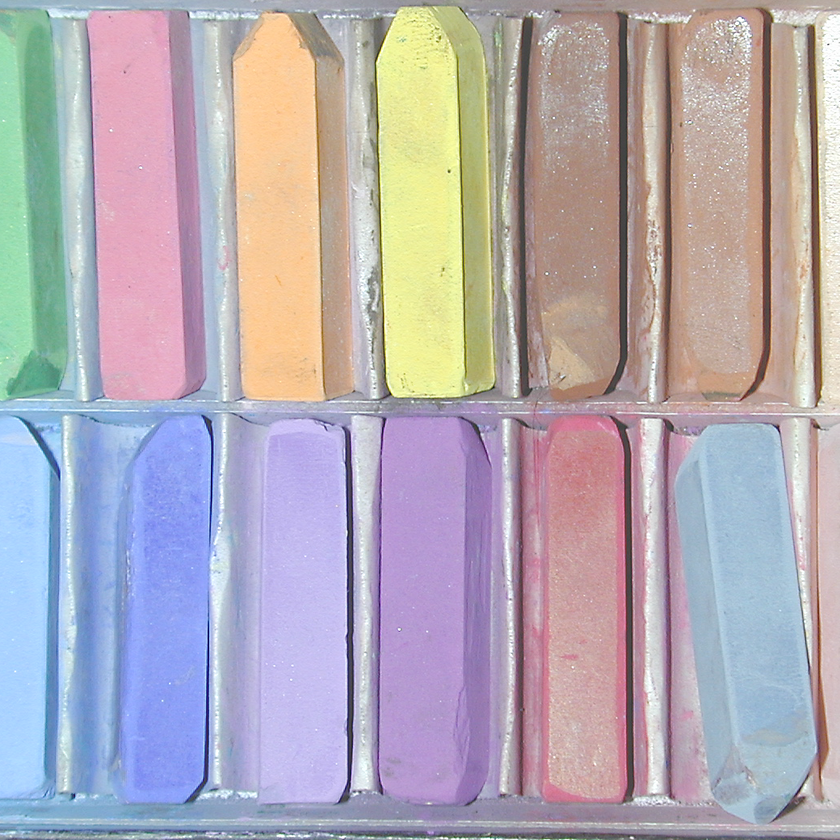
#> input picture color_image_processing/colors.tif, 840 x 840 px, shrunk from 1040 x 1040 before the run
$ python power_law_transformation.py
#> lines starting #> are read from the running program, lines starting #| are printed output that depends on the picture; after the words box and inside, x2 and y2 are one past the last pixel; in counts of white or black regions, pixels touching at a corner belong together
#> further down, f is the input picture: shape (840, 840, 3); mean R, G, B 178.9, 171.2, 180
import imageio
import numpy as np
import matplotlib.pyplot as plt

def power_law_transform(image, gamma):
#> called with gamma = 1.6
    return (np.power(image / 255.0, gamma) * 255).astype(np.uint8)

def rgb_to_hsi(rgb):
    rgb = rgb / 255.0
    r, g, b = rgb[..., 0], rgb[..., 1], rgb[..., 2]
    numi = ((r - g) + (r - b)) / 2
    denom = np.sqrt((r - g)**2 + (r - b) * (g - b))
    H = np.arccos(np.clip(numi / (denom + 1e-6), -1, 1)) * 180 / np.pi
    H[b > g] = 360 - H[b > g]
    H /= 360.0
    S = 1 - (3 * np.minimum(r, np.minimum(g, b)) / (r + g + b + 1e-6))
    I = (r + g + b) / 3
    return np.stack((H, S, I), axis=-1)


def hsi_to_rgb(hsi):
    h, s, i = hsi[..., 0] * 360, hsi[..., 1], hsi[..., 2]
    r, g, b = np.zeros_like(h), np.zeros_like(h), np.zeros_like(h)

    # Sector 1: 0 <= H < 120
    sector1 = np.logical_and(0 <= h, h < 120)
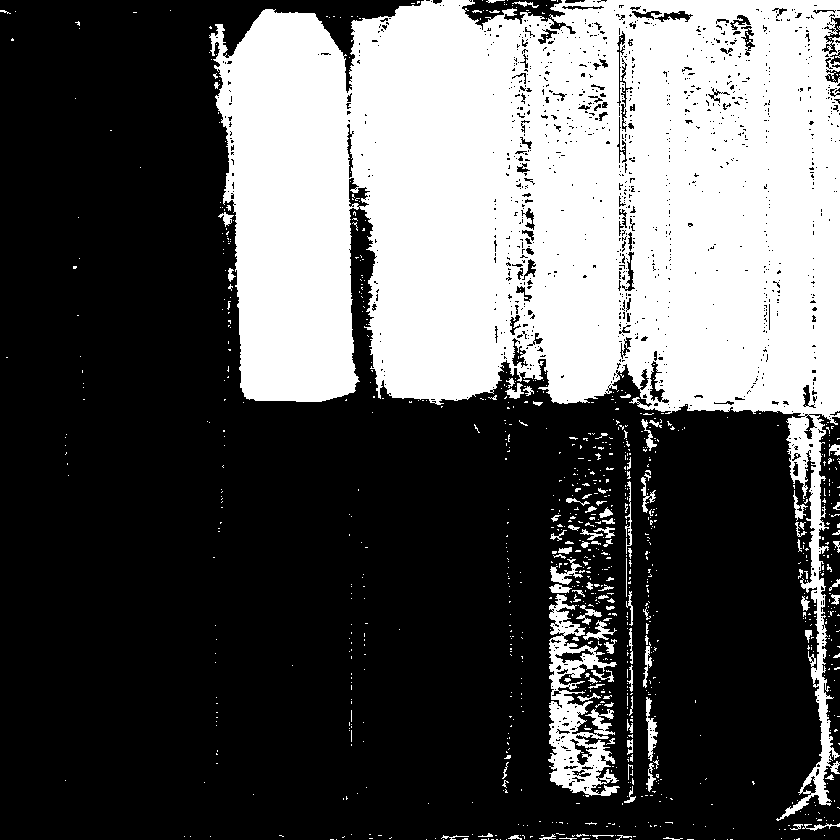
#> sector1: shape (840, 840) bool; 34.8% white; 970 white regions (868 under 20 px), largest, box (x1, y1, x2, y2) and area: (209, 0, 840, 821) 230522, (548, 594, 620, 797) 6148, (646, 697, 658, 761) 350
    b[sector1] = i[sector1] * (1 - s[sector1])
    r[sector1] = i[sector1] * (1 + s[sector1] * np.cos(h[sector1] * np.pi / 180) / np.cos((60 - h[sector1]) * np.pi / 180))
    g[sector1] = 3 * i[sector1] - (r[sector1] + b[sector1])

    # Sector 2: 120 <= H < 240
    sector2 = np.logical_and(120 <= h, h < 240)
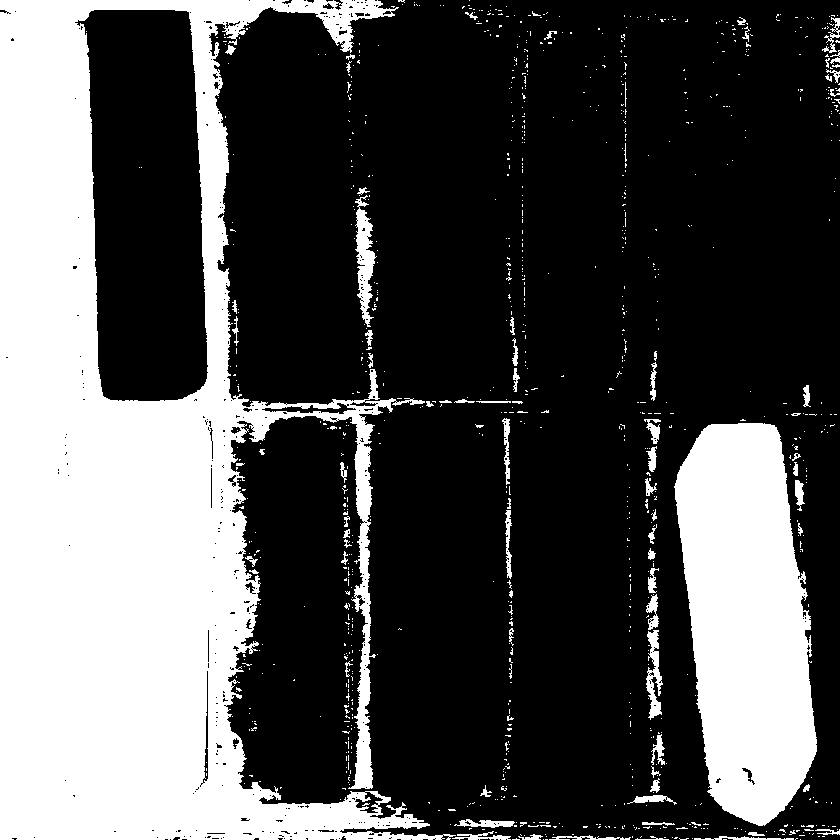
#> sector2: shape (840, 840) bool; 31.7% white; 1000 white regions (918 under 20 px), largest, box (x1, y1, x2, y2) and area: (0, 0, 456, 840) 170453, (674, 423, 817, 826) 41963, (355, 195, 377, 327) 1399
    h_shifted = h[sector2] - 120
    r[sector2] = i[sector2] * (1 - s[sector2])
    g[sector2] = i[sector2] * (1 + s[sector2] * np.cos(h_shifted * np.pi / 180) / np.cos((60 - h_shifted) * np.pi / 180))
    b[sector2] = 3 * i[sector2] - (r[sector2] + g[sector2])

    # Sector 3: 240 <= H < 360
    sector3 = np.logical_and(240 <= h, h < 360)
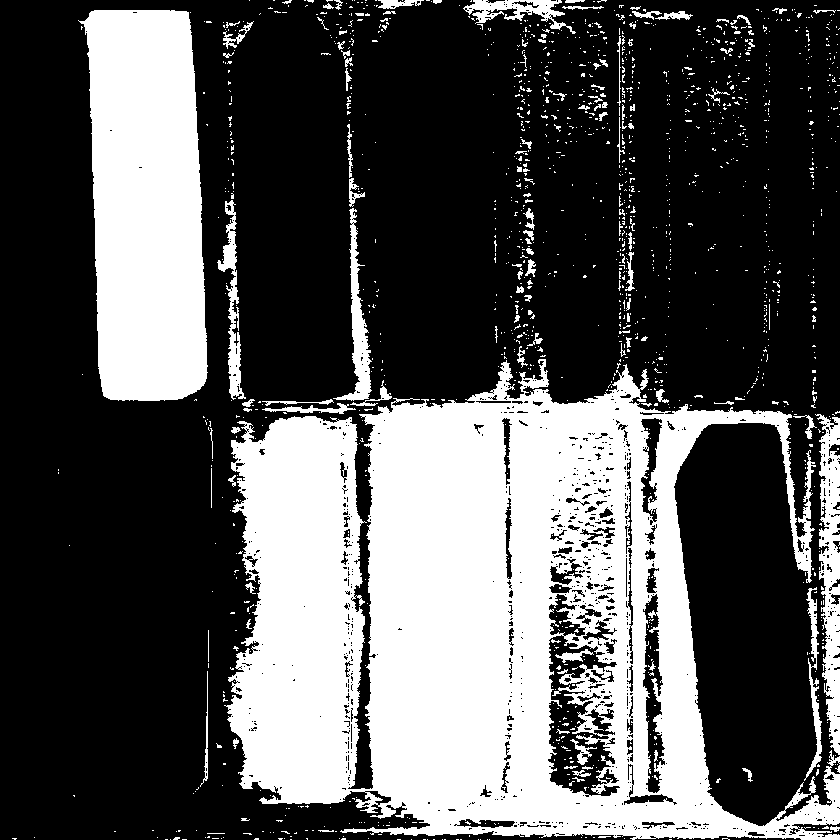
#> sector3: shape (840, 840) bool; 33.6% white; 1511 white regions (1389 under 20 px), largest, box (x1, y1, x2, y2) and area: (224, 359, 840, 840) 173393, (78, 10, 208, 401) 41357, (815, 414, 840, 755) 4760
    h_shifted = h[sector3] - 240
    g[sector3] = i[sector3] * (1 - s[sector3])
    b[sector3] = i[sector3] * (1 + s[sector3] * np.cos(h_shifted * np.pi / 180) / np.cos((60 - h_shifted) * np.pi / 180))
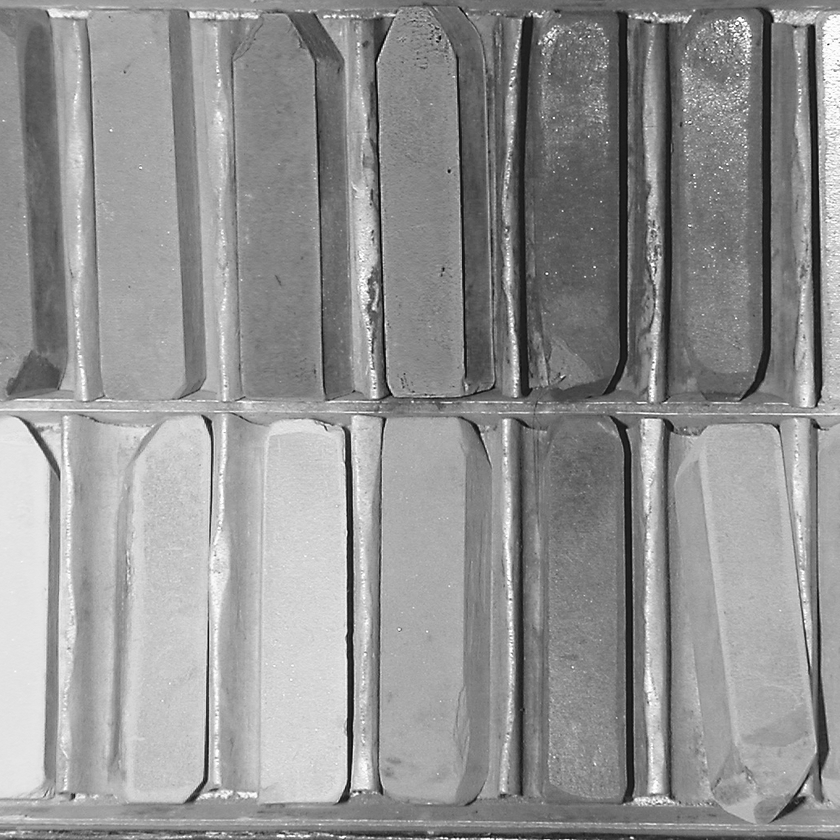
#> b: shape (840, 840) float64; min 0, max 1, mean 0.574
    r[sector3] = 3 * i[sector3] - (g[sector3] + b[sector3])
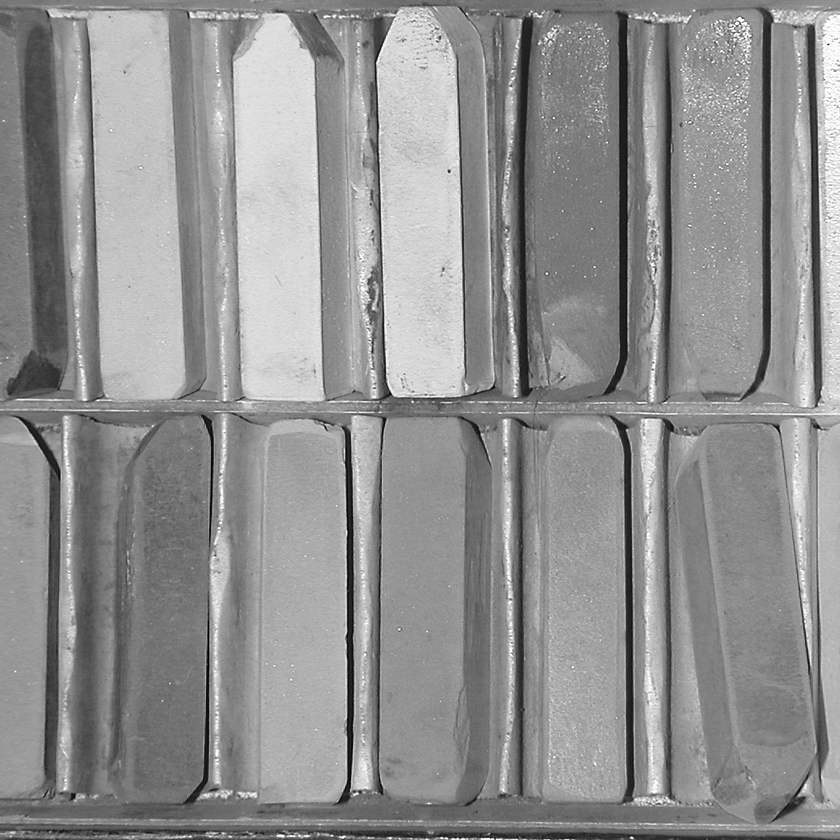
#> r: shape (840, 840) float64; min 0, max 1, mean 0.569

    return np.stack((r, g, b), axis=-1)
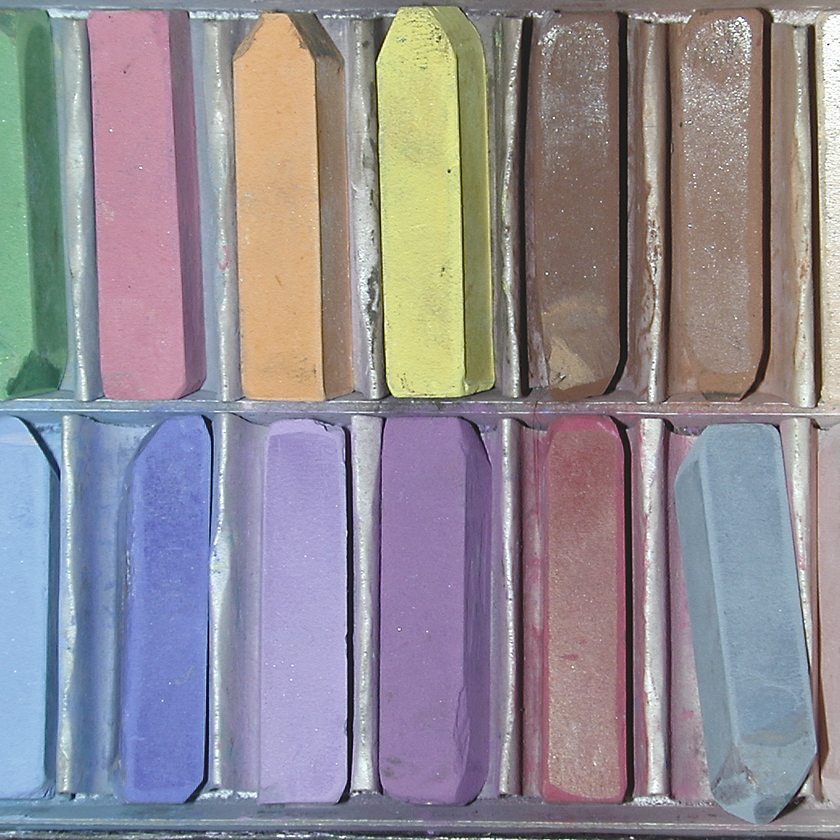
#> returned value: shape (840, 840, 3) float64; mean of channels 0, 1, 2 0.569, 0.546, 0.574; drawn as R, G, B

# Read the image
f = imageio.imread('colors.tif')
rgb_image = np.copy(f)

# Set the gamma value
gamma = 1.6

# Apply power-law transformation to the RGB image
new_image = power_law_transform(rgb_image, gamma)

# Convert RGB image to HSI
hsi_image = rgb_to_hsi(rgb_image)

# Apply power-law transformation to the intensity component of the HSI image
I_transform = power_law_transform(hsi_image[..., 2]*255, gamma)
hsi_image[..., 2] = I_transform / 255

# Convert the transformed HSI image back to RGB
img = hsi_to_rgb(hsi_image)

# Print the value of gamma
print("Value of gamma is:", gamma)

# Plot the images
plt.figure(figsize=(12, 6))

plt.subplot(1, 3, 1)
plt.imshow(rgb_image)
plt.title("Original RGB Image")
plt.axis("off")

plt.subplot(1, 3, 2)
plt.imshow(new_image)
plt.title("Power Law Transform (RGB)")
plt.axis("off")

plt.subplot(1, 3, 3)
plt.imshow(img)
plt.title("Power Law Transform (HSI to RGB)")
plt.axis("off")

plt.tight_layout()
plt.show()
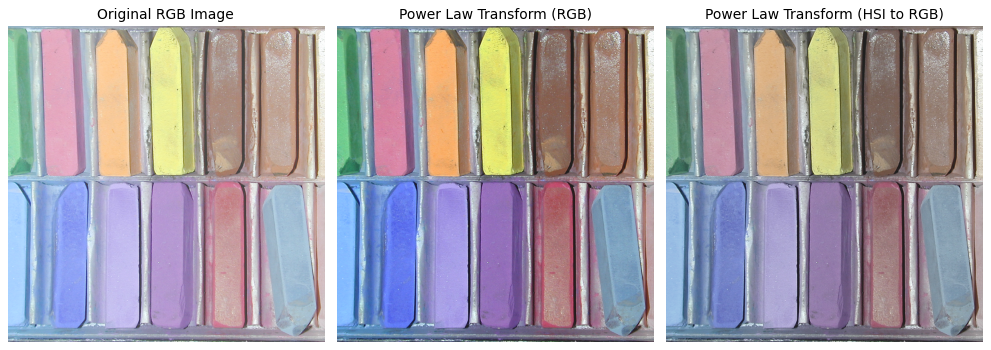
#> figure drawn by matplotlib, 3 panels
